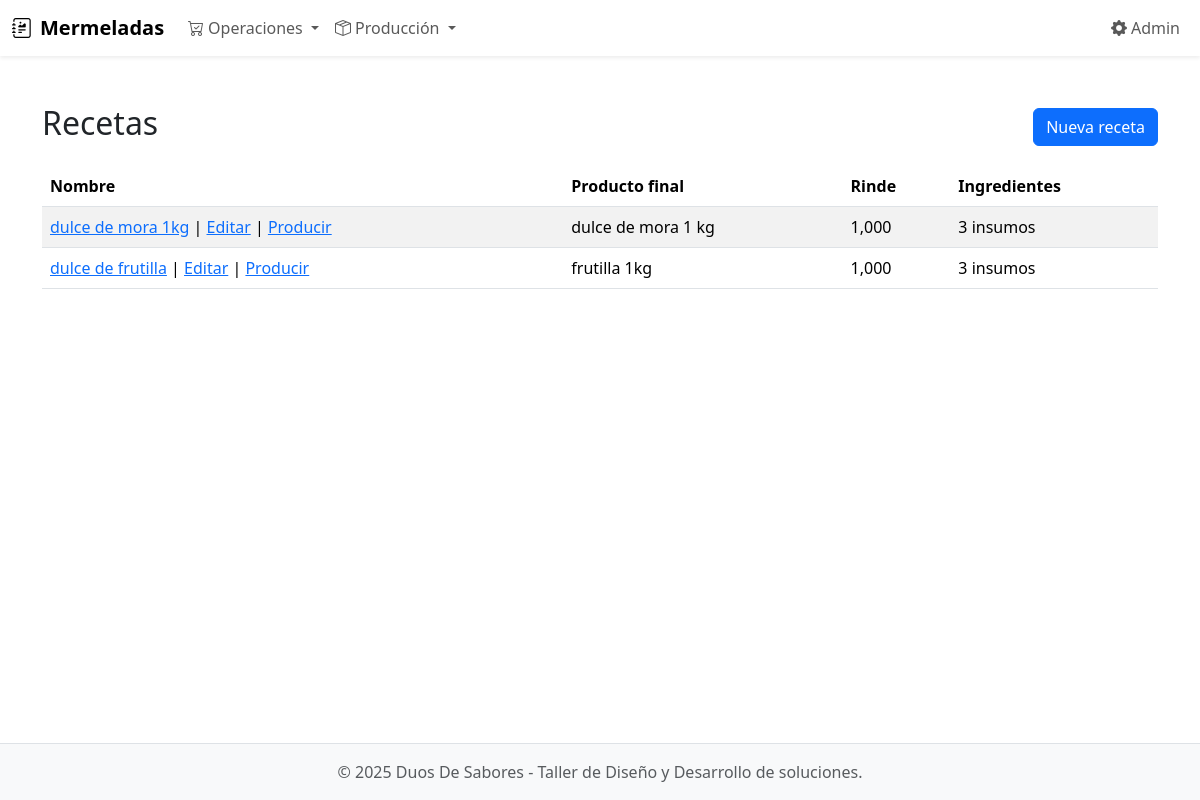
The app's page /recetas/ with its own data.
### ventas/models.py (models this page shows, shortened)
class Recipe(models.Model):
    nombre = models.CharField(max_length=150, unique=True)
    producto_final = models.ForeignKey(Product, on_delete=models.SET_NULL, null=True, blank=True)
    rendimiento_unidades = models.DecimalField(max_digits=12, decimal_places=3, default=1)
    class Meta:
        verbose_name = "Receta"
        verbose_name_plural = "Recetas"

class Product(models.Model):
    nombre = models.CharField(max_length=150)
    categoria = models.ForeignKey(Category, on_delete=models.SET_NULL, null=True, blank=True)
    unidad = models.CharField(max_length=2, choices=UNIT_CHOICES, default="un")
    precio_unitario = models.IntegerField(validators=[MinValueValidator(0)], help_text="Precio de venta por unidad (CLP entero)")
    stock = models.IntegerField(default=0, help_text="Stock disponible en unidades enteras")
    activo = models.BooleanField(default=True)
    class Meta:
        verbose_name = "Producto"
        verbose_name_plural = "Productos"
    def __str__(self):
        return self.nombre

### ventas/views.py (the view)
# urls.py: path('recetas/', views.RecipeListView.as_view(), name='recetas_list'),
class RecipeListView(ListView):
    model = Recipe
    template_name = "recetas/list.html"
    context_object_name = "recetas"

### templates/recetas/list.html (shortened to what this page needs)
{% extends 'base.html' %}
{% block content %}
<div class="d-flex justify-content-between align-items-center mb-3">
  <h2>Recetas</h2>
  <a href="{% url 'receta_create' %}" class="btn btn-primary">Nueva receta</a>
</div>
<table class="table table-striped">
  <thead><tr><th>Nombre</th><th>Producto final</th><th>Rinde</th><th>Ingredientes</th></tr></thead>
  <tbody>
  {% for r in recetas %}
    <tr>
      <td><a href="{% url 'receta_detail' r.pk %}">{{ r.nombre }}</a> | <a href="{% url 'receta_update' r.pk %}">Editar</a> | <a href="{% url 'receta_producir' r.pk %}">Producir</a></td>
      <td>{{ r.producto_final }}</td>
      <td>{{ r.rendimiento_unidades }}</td>
      <td>{{ r.items.count }} insumos</td>
    </tr>
  {% empty %}
    <tr><td colspan="4" class="text-center">Sin recetas</td></tr>
  {% endfor %}
  </tbody>
</table>
{% endblock %}

### records on screen
Recipe: nombre "dulce de mora 1kg", producto_final "dulce de mora 1 kg", rendimiento_unidades "1,000", items.count "3"
Recipe: nombre "dulce de frutilla", producto_final "frutilla 1kg", rendimiento_unidades "1,000", items.count "3"
